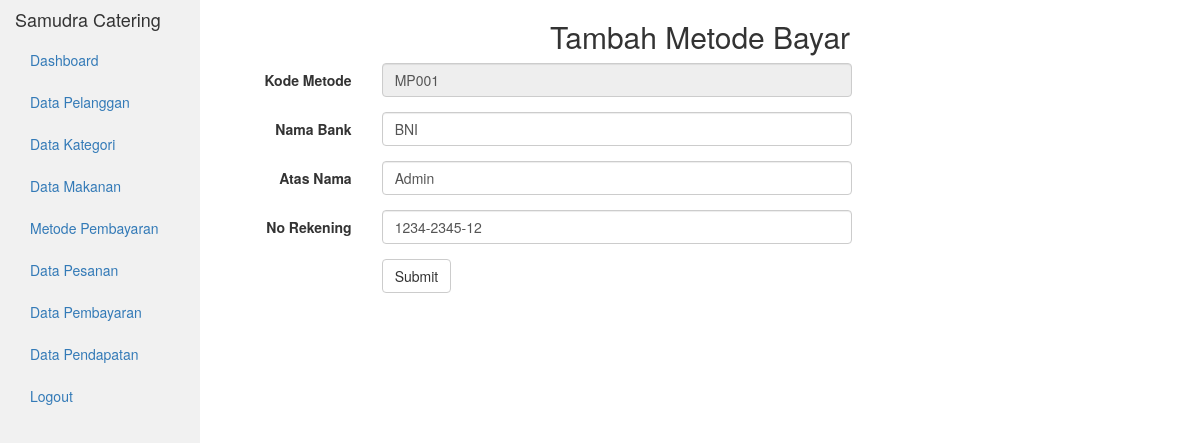
/admin/metode_bayar/update_metode/MP001, run on the app's committed database.
### tables this page shows
CREATE TABLE `metode_bayar` (
  `id_bayar` varchar(5) NOT NULL,
  `nm_bayar` varchar(25) NOT NULL,
  `an` varchar(25) NOT NULL,
  `norek` varchar(20) NOT NULL
);

### application/controllers/admin/Metode_bayar.php (called while the page is built, shortened)
<?php
class Metode_bayar extends CI_Controller {
	public function __construct()
	{
      $this->load->model('admin/Metode_bayar_model');
	}
  public function update_metode($id)
  {
      $this->form_validation->set_rules('id_bayar', 'ID Bayar', 'required');
      $this->form_validation->set_rules('nm_bayar', 'Nama Bank', 'required');
      $this->form_validation->set_rules('an', 'Atas Nama', 'required');
      $this->form_validation->set_rules('norek', 'Nomor Rekening', 'required');
          if ($this->form_validation->run() == FALSE)
          {
              $data['metode'] = $this->Metode_bayar_model->find($id);
              $this->load->view('admin/ubah_metode',$data);
    }
	}
}

### index.php (called while the page is built, shortened)
<?php
require_once BASEPATH.'core/CodeIgniter.php';

### application/models/admin/Metode_bayar_model.php (called while the page is built, shortened)
<?php
class Metode_bayar_model extends CI_Model {
     public function find($id) {
      $hasil = $this->db->where('id_bayar',$id)
                        ->limit(1)
                        ->get('metode_bayar');
      if($hasil->num_rows()>0){
        return $hasil->row();
      }else {
        return array();
      }
    }
}

### application/views/admin/ubah_metode.php (the view, shortened to what this page needs)
<?php
    $id_bayar    = $metode->id_bayar;
if($this->input->post('is_submitted')){
  $nm_bayar      = set_value('nm_bayar');
  $an          = set_value('an');
  $norek         = set_value('norek');
} else {
    $nm_bayar    = $metode->nm_bayar;
    $an        = $metode->an;
    $norek       = $metode->norek;
}
 ?>
<!DOCTYPE html>
<html lang="en">
<head>
  <link rel="stylesheet" href="<?php echo base_url()?>assets/bootstrap/css/bootstrap.min.css"/>
  <link rel="stylesheet" type="text/css" href="<?php echo base_url()?>assets/bootstrap/css/dataTables.bootstrap.min.css"/>
</head>
<body>
<div class="container-fluid">
  <div class="row content">
    <div class="col-sm-2 sidenav">
      <h4>Samudra Catering</h4>
      <ul class="nav nav-pills nav-stacked">
      <li><a href="<?php echo base_url('index.php/admin/Admin')?>">Dashboard</a></li>
      <li><a href="<?php echo base_url('index.php/admin/Pelanggan')?>">Data Pelanggan</a></li>
      <li><a href="<?php echo base_url('index.php/admin/Kategori')?>">Data Kategori</a></li>
      <li><a href="<?php echo base_url('index.php/admin/Produk')?>">Data Makanan</a></li>
      <li><a href="<?php echo base_url('index.php/admin/Metode_bayar')?>">Metode Pembayaran</a></li>
      <li><a href="<?php echo base_url('index.php/admin/Order')?>">Data Pesanan</a></li>
      <li><a href="<?php echo base_url('index.php/admin/Pembayaran')?>">Data Pembayaran</a></li>
      <li><a href="<?php echo base_url('index.php/admin/Pendapatan')?>">Data Pendapatan</a></li>
      <li><?php echo anchor('logout', 'Logout'); ?></li>
      </ul><br>
    </div>
    <div class="col-sm-10">
      <h2 align="center">Tambah Metode Bayar</h2>
    <?= form_open ('admin/Metode_bayar/update_metode/'.$id_bayar,['class'=>'form-horizontal']); ?>
        <div class="form-group">
          <label for="inputPassword3" class="col-sm-2 control-label">Kode Metode</label>
          <div class="col-sm-6">
            <input type="text" class="form-control" name="id_bayar" placeholder="" value="<?= $id_bayar?>" readonly>
          </div>
        </div>
        <div class="form-group">
          <label for="inputPassword3" class="col-sm-2 control-label">Nama Bank</label>
          <div class="col-sm-6">
            <input type="text" class="form-control" name="nm_bayar" placeholder="" value="<?= $nm_bayar?>">
          </div>
        </div>
        <div class="form-group">
          <label for="inputPassword3" class="col-sm-2 control-label">Atas Nama</label>
          <div class="col-sm-6">
            <input type="text" class="form-control" name="an" placeholder="" value="<?= $an?>">
          </div>
        </div>
        <div class="form-group">
          <label for="inputPassword3" class="col-sm-2 control-label">No Rekening</label>
          <div class="col-sm-6">
            <input type="text" class="form-control" name="norek" placeholder="" value="<?= $norek?>">
          </div>
        </div>
        <div class="form-group">
          <div class="col-sm-offset-2 col-sm-10">
            <button type="submit" class="btn btn-default" name="btnSubmit" value="Simpan">Submit</button>
          </div>
        </div>
    </form>
    </div>
  </div>
</div>
</body>
</html>

### application/views/admin/ubah_metode.php (style rules this page uses)
.row.content { height: 1500px }
.sidenav { background-color: #f1f1f1; height: 100%; }

### data on the page
metode_bayar: id_bayar "MP001", nm_bayar "BNI", an "Admin", norek "1234-2345-12"

### other printed values
anchor('logout', 'Logout') "Logout"
